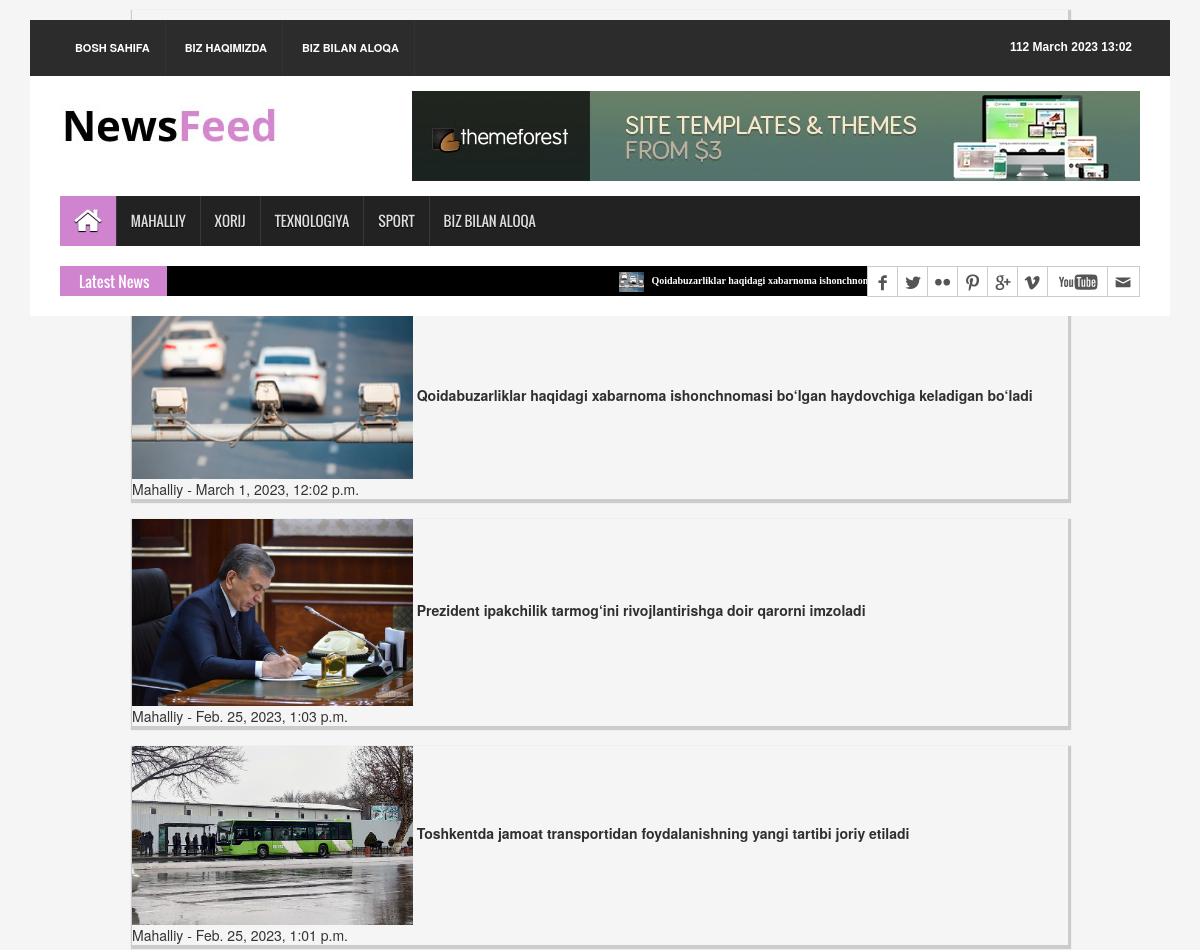
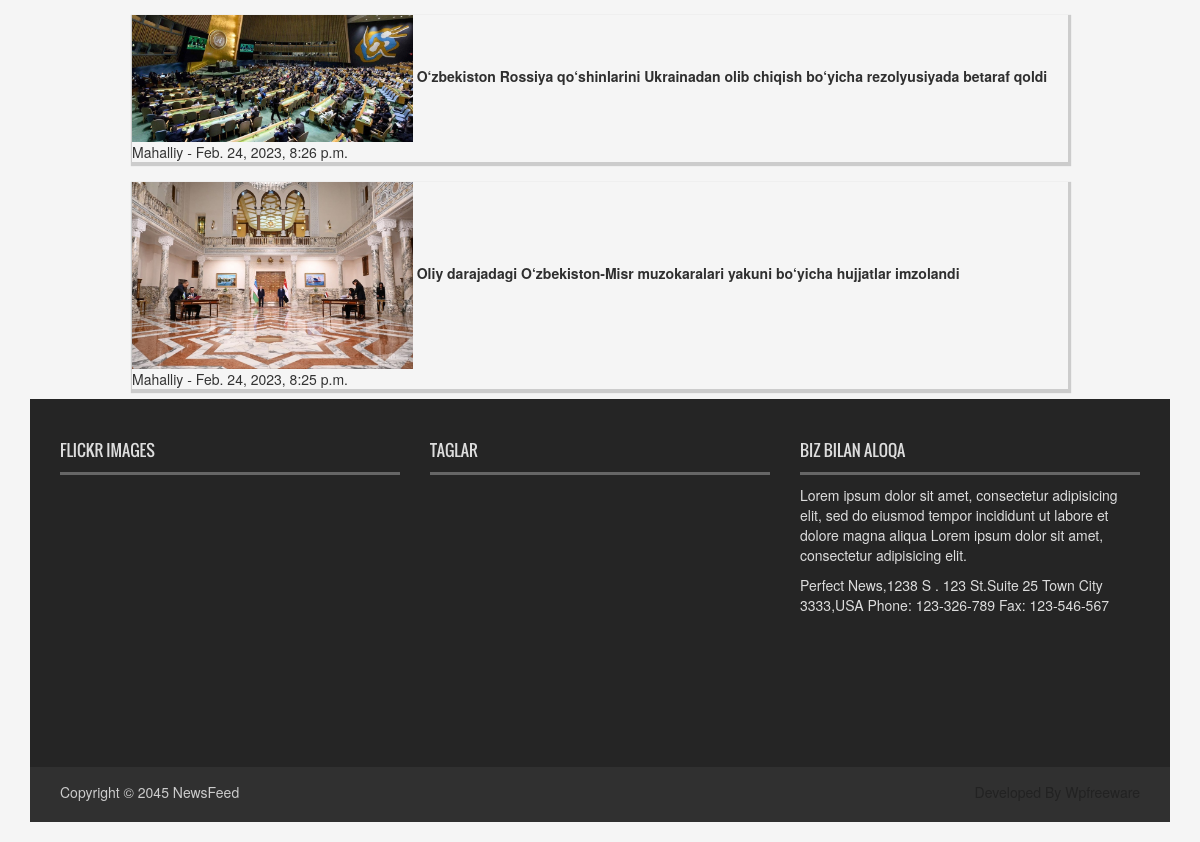
The app's page /local-news/ with its own data (2 pictures, top to bottom).
### news_app/models.py (models this page shows, shortened)
class News(models.Model):
    class Status(models.TextChoices):
        Draft = "DF", "Draft",
        Published = "PB", "Published"
    title = models.CharField(max_length=250)
    slug = models.SlugField(max_length=250)
    body = models.TextField()
    image = models.ImageField(upload_to='news/images')
    category = models.ForeignKey(Category,
                                 on_delete=models.CASCADE
                                 )
    publish_time = models.DateTimeField(default=timezone.now)
    created_time = models.DateTimeField(auto_now_add=True)
    update_time = models.DateTimeField(auto_now=True)
    status = models.CharField(max_length=2,
                              choices=Status.choices,
                              default=Status.Draft
                              )
    objects = models.Manager()  # default manager
    published = PublishedManager()
    class Meta:
        ordering = ["-publish_time"]

class Category(models.Model):
    name = models.CharField(max_length=150)

### news_app/views.py (the view)
# urls.py: path('local-news/', LocalNewsView.as_view(), name='local-news'),
class LocalNewsView(ListView):
    model = News
    template_name = 'news/local-news.html'
    context_object_name = 'local_news'
    def get_queryset(self):
        news = self.model.published.all().filter(category__name="Mahalliy")
        return news

### news_app/context_processor.py (called while the page is built)
def latest_news(request):
    latest_news = News.published.all().order_by("-publish_time")[:10]
    context = {
        'latest_news': latest_news,
    }
    return context

### news_app/managers.py (called while the page is built)
    def get_queryset(self):
        return super().get_queryset().filter(status="PB")

### templates/news/local-news.html (shortened to what this page needs)
{% extends 'news/base.html' %}
{% load static %}
{% block content %}
    {% for news in local_news %}
        <div class="row">
            <article class="card shadow" style="width: 80%; margin: 10px auto; box-shadow: 1px 2px 1px 2px #ccc">
                <img src="{{ news.image.url }}" alt="image" width="30%">
                <strong><a href="{% url 'news_detail' news.slug %}">{{ news.title }}</a></strong>
                <p>
                    {{ news.category.name }} -
                    <time>{{ news.created_time }}</time>
                </p>
            </article>
        </div>
    {% endfor %}
{% endblock content %}

### templates/news/base.html (shortened to what this page needs)
<!DOCTYPE html>
{% load static %}
<html>
<head>
    <link rel="stylesheet" type="text/css" href="{% static 'css/bootstrap.min.css' %}">
    <link rel="stylesheet" type="text/css" href="{% static 'css/font-awesome.min.css' %}">
    <link rel="stylesheet" type="text/css" href="{% static 'css/animate.css' %}">
    <link rel="stylesheet" type="text/css" href="{% static 'css/font.css' %}">
    <link rel="stylesheet" type="text/css" href="{% static 'css/li-scroller.css' %}">
    <link rel="stylesheet" type="text/css" href="{% static 'css/slick.css' %}">
    <link rel="stylesheet" type="text/css" href="{% static 'css/jquery.fancybox.css' %}">
    <link rel="stylesheet" type="text/css" href="{% static 'css/theme.css' %}">
    <link rel="stylesheet" type="text/css" href="{% static 'css/style.css' %}">
</head>
<body>
<div class="container">
    <header id="header">
        <div class="row">
            <div class="col-lg-12 col-md-12 col-sm-12">
                <div class="header_top">
                    <div class="header_top_left">
                        <ul class="top_nav">
                            <li><a href="{% url 'home_page' %}">Bosh sahifa</a></li>
                            <li><a href="#">Biz haqimizda</a></li>
                            <li><a href="{% url 'contact_page' %}">Biz bilan aloqa</a></li>
                        </ul>
                    </div>
                    <div class="header_top_right">
                        <p>{% now "js F Y H:i" %}</p>
                    </div>
                </div>
            </div>
            <div class="col-lg-12 col-md-12 col-sm-12">
                <div class="header_bottom">
                    <div class="logo_area"><a href="home.html" class="logo"><img src="{% static 'images/logo.jpg' %}"
                                                                                 alt=""></a></div>
                    <div class="add_banner"><a href="#"><img src="{% static 'images/addbanner_728x90_V1.jpg' %}" alt=""></a>
                    </div>
                </div>
            </div>
        </div>
    </header>
    <section id="navArea">
        <nav class="navbar navbar-inverse" role="navigation">
            <div id="navbar" class="navbar-collapse collapse">
                <ul class="nav navbar-nav main_nav">
                    <li class="active"><a href="{% url 'home_page' %}"><span
                            class="fa fa-home desktop-home"></span></a></li>
                    <li><a href="{% url 'local-news' %}">Mahalliy</a></li>
                    <li><a href="{% url 'euro-news' %}">Xorij</a></li>
                    <li><a href="{% url 'texno-news' %}">Texnologiya</a></li>
                    <li><a href="{% url 'sport-news' %}">Sport</a></li>
                    <li><a href="{% url 'contact_page' %}">Biz bilan aloqa</a></li>
                </ul>
            </div>
        </nav>
    </section>
    <section id="newsSection">
        <div class="row">
            <div class="col-lg-12 col-md-12">
                <div class="latest_newsarea"><span>Latest News</span>
                    <ul id="ticker01" class="news_sticker">
                        {% for news in latest_news %}
                            <li>
                                <a href="#"><img src="{{ news.image.url }}" alt="">
                                    {{ news.title }}
                                </a>
                            </li>
                        {% endfor %}
                    </ul>
                    <div class="social_area">
                        <ul class="social_nav">
                            <li class="facebook"><a href="#"></a></li>
                            <li class="twitter"><a href="#"></a></li>
                            <li class="flickr"><a href="#"></a></li>
                            <li class="pinterest"><a href="#"></a></li>
                            <li class="googleplus"><a href="#"></a></li>
                            <li class="vimeo"><a href="#"></a></li>
                            <li class="youtube"><a href="#"></a></li>
                            <li class="mail"><a href="#"></a></li>
                        </ul>
                    </div>
                </div>
            </div>
        </div>
    </section>
    {% block content %}
    {% endblock content %}
    <footer id="footer">
        <div class="footer_top">
            <div class="row">
                <div class="col-lg-4 col-md-4 col-sm-4">
                    <div class="footer_widget wow fadeInLeftBig">
                        <h2>Flickr Images</h2>
                    </div>
                </div>
                <div class="col-lg-4 col-md-4 col-sm-4">
                    <div class="footer_widget wow fadeInDown">
                        <h2>Taglar</h2>
                    </div>
                </div>
                <div class="col-lg-4 col-md-4 col-sm-4">
                    <div class="footer_widget wow fadeInRightBig">
                        <h2>Biz bilan aloqa</h2>
                        <p>Lorem ipsum dolor sit amet, consectetur adipisicing elit, sed do eiusmod tempor incididunt ut
                            labore et dolore magna aliqua Lorem ipsum dolor sit amet, consectetur adipisicing elit.</p>
                        <address>
                            Perfect News,1238 S . 123 St.Suite 25 Town City 3333,USA Phone: 123-326-789 Fax: 123-546-567
                        </address>
                    </div>
                </div>
            </div>
        </div>
        <div class="footer_bottom">
            <p class="copyright">Copyright &copy; 2045 <a href="home.html">NewsFeed</a></p>
            <p class="developer">Developed By Wpfreeware</p>
        </div>
    </footer>
</div>
</body>
</html>

### static/css/li-scroller.css (style rules this page uses)
ul.newsticker { position:relative; left:750px; font:bold 10px Verdana; list-style-type:none; margin:0; padding:0 }
ul.newsticker li { float:left; margin:0; padding:0 }
ul.newsticker a { white-space:nowrap; padding:0; color:#fff; margin:0 50px 0 0 }
ul.newsticker a > img { height:20px; margin-right:5px; width:25px }

### static/css/theme.css (style rules this page uses)
.navbar-inverse .navbar-nav > .active > a, .navbar-inverse .navbar-nav > .active > a:hover, .navbar-inverse .navbar-nav > .active > a:focus { background-color:#d083cf }
.latest_newsarea span { background:none repeat scroll 0 0 #d083cf }

### records on screen
News: image (picture), title "Qoidabuzarliklar haqidagi xabarnoma ishonchnomasi bo‘lgan haydovchiga keladigan bo‘ladi", category.name "Mahalliy", created_time "March 1, 2023, 12:02 p.m."
News: image (picture), title "Prezident ipakchilik tarmog‘ini rivojlantirishga doir qarorni imzoladi", category.name "Mahalliy", created_time "Feb. 25, 2023, 1:03 p.m."
News: image (picture), title "Toshkentda jamoat transportidan foydalanishning yangi tartibi joriy etiladi", category.name "Mahalliy", created_time "Feb. 25, 2023, 1:01 p.m."
News: image (picture), title "O‘zbekiston Rossiya qo‘shinlarini Ukrainadan olib chiqish bo‘yicha rezolyusiyada betaraf qoldi", category.name "Mahalliy", created_time "Feb. 24, 2023, 8:26 p.m."
News: image (picture), title "Oliy darajadagi O‘zbekiston-Misr muzokaralari yakuni bo‘yicha hujjatlar imzolandi", category.name "Mahalliy", created_time "Feb. 24, 2023, 8:25 p.m."
